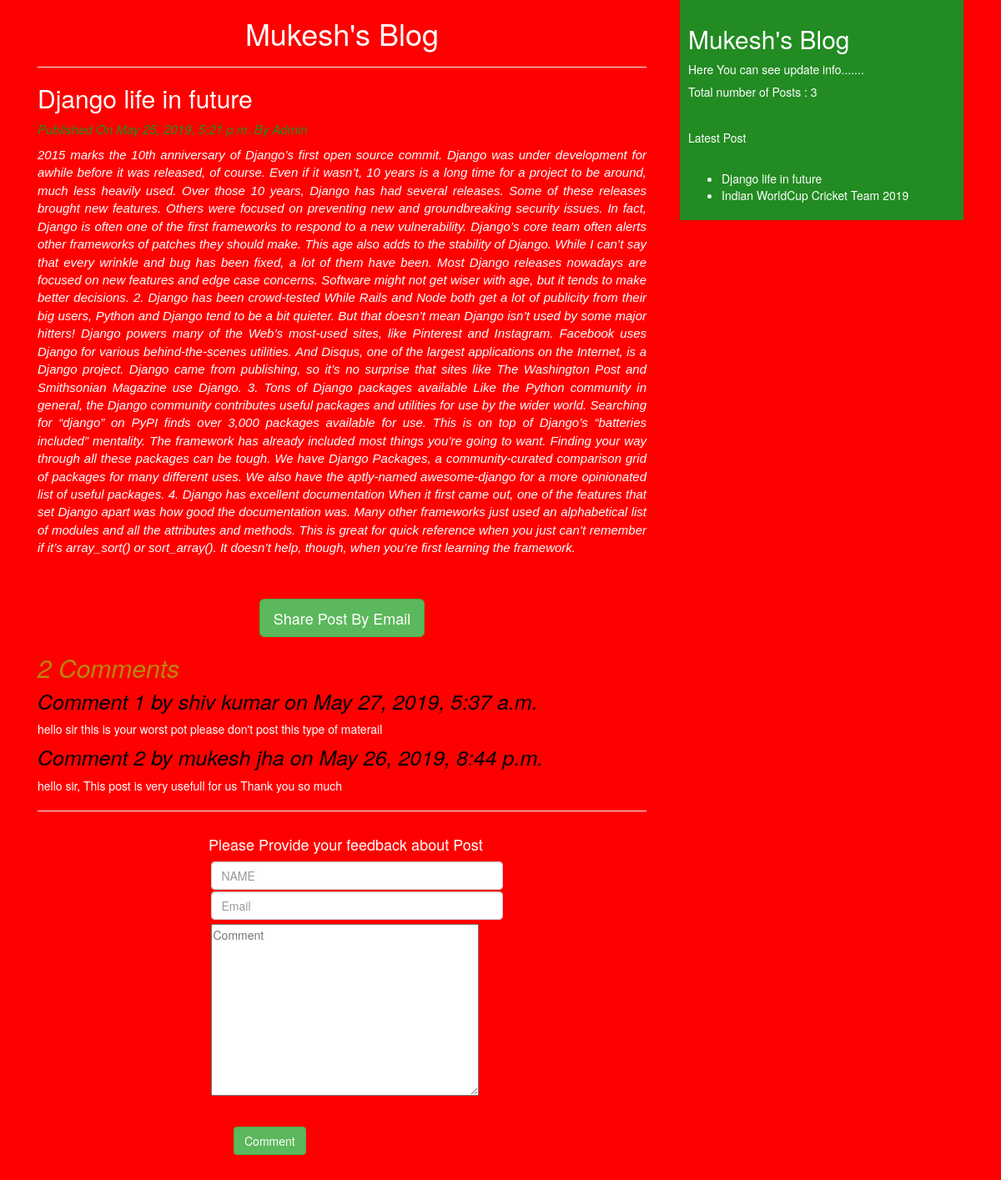
Screenshot of /2019/5/25/django-life-future/ with the database file from the repository.
### blog/models.py (models this page shows, shortened)
class Post(models.Model):
    STATUS_CHOICE= (('draft','draft'),('published','published'))
    title= models.CharField(max_length=300)
    slug= models.SlugField(max_length=300,unique_for_date='publish')
    auther = models.ForeignKey(User,related_name='blog_posts', on_delete=models.CASCADE,)
    body = models.TextField()
    publish= models.DateTimeField(default=timezone.now)
    created= models.DateTimeField(auto_now_add=True)
    updated= models.DateTimeField(auto_now=True)
    status =models.CharField(max_length=12,choices=STATUS_CHOICE,default='draft')
    objects=CustomManager()
    tags=TaggableManager()
    class Meta:
        ordering = ('-publish',)
    def get_absolute_url(self):
        return reverse('post',args=[self.publish.year,self.publish.month,self.publish.day,self.slug,])

class Comment(models.Model):
    post=models.ForeignKey(Post,related_name='comment', on_delete=models.CASCADE)
    name=models.CharField(max_length=50)
    email=models.EmailField()
    body=models.TextField()
    created=models.DateTimeField(auto_now_add=True)
    updated=models.DateTimeField(auto_now=True)
    active=models.BooleanField(default=True)
    class Meta:
        ordering=('-created',)

### blog/views.py (the view)
# urls.py: path("<int:year>/<int:month>/<int:day>/<slug:post>/", views.post_detail_view,name='post'),
def post_detail_view(request,post,year,month,day):
    post=get_object_or_404(Post,slug=post,publish__year=year,publish__month=month,publish__day=day,status='published')
    comment=post.comment.filter(active=True)
    csubmit=False
    if request.method=="POST":
        form = CommentForm(request.POST)
        if form.is_valid():
            new_comment=form.save(commit=False)
            new_comment.post=post
            new_comment.save()
            csubmit=True
    else:
        form=CommentForm()
    return render(request,'blog/post_detail.html',{'post':post,'form':form,'csubmit':csubmit,'comment':comment})

### blog/forms.py
class CommentForm(forms.ModelForm):
    name = forms.CharField(widget=forms.TextInput(attrs={'class': 'form-control m-1', 'placeholder': 'NAME'}))
    email = forms.EmailField(widget=forms.EmailInput(attrs={'class': 'form-control m-1', 'placeholder': 'Email'}))
    body = forms.CharField(required=False ,widget=forms.Textarea(attrs={'class': 'form_control m-1', 'placeholder': 'Comment'}))
    class Meta:
        model=Comment
        fields=['name','email','body']

### blog/models.py (called while the page is built)
    def get_queryset(self):
        return super().get_queryset().filter(status='published')

### blog/templatetags/blog_tags.py (called while the page is built)
@register.simple_tag()
def total_post():
    return Post.objects.count()

@register.inclusion_tag('blog/latest_post.html')
def show_latest_post():
    latest_post=Post.objects.order_by('-publish')[:2]
    return {'latest_post':latest_post}

### templates/blog/post_detail.html (shortened to what this page needs)
<!DOCTYPE html>
{% extends 'blog/base.html' %}
{% block body_content %}
    <h1>Mukesh's Blog</h1><hr>
        <h2>{{ post.title }}</h2>
        <p id="date">Published On    {{ post.publish }} By {{ post.auther|title }}</p>
        <p id="body">{{ post.body }}</p><br><br>
    <div align="center">
      <a href="/{{ post.id }}/share/" class="btn btn-success btn-lg">Share Post By Email</a>
    </div>
    {% with comment.count as comment_count %}
        <h2 id="c1">{{ comment_count }} Comment{{ comment_count|pluralize }}</h2>
    {% endwith %}
    {% if comment %}
        {% for count in comment %}
            <h4 class="comment_header">Comment  {{ forloop.counter }}  by {{ count.name }} on {{ count.created}}</h4>
            <div id="comment-body">
                {{ count.body }}
            </div>
        {% endfor %}
        {% else %}
        <h4>There is no Comment Yet</h4>
    {% endif %}<hr>
    {% if csubmit %}
        <h4>Comment Submitted </h4>
        {% else %}
        <div class="container">
            <div class="row">
                <div class="col-md-2"></div>
                <div class="col-md-4">
                        <h4>Please Provide your feedback about Post</h4>
                       <form method="post">
                             {{ form.name }}
                             {{ form.email }}
                             {{ form.body}}
                             <input type="submit" value="Comment" class="btn btn-success m-5">
                        </form>
                </div>
                <div class="col-md-6"></div>
            </div>
        </div>
    {% endif %}
{% endblock %}

### templates/blog/latest_post.html
<ul>
    {% for post in latest_post %}
        <li>
          <a href="{{ post.get_absolute_url }}" >{{ post.title }}</a>
        </li>
    {% endfor %}
</ul>

### static/css/blog.css (style rules this page uses)
body { background-color: red; }
h1 { text-align: center; }
#date { color: forestgreen; font-size: 15px; font-style: oblique; font: bold; }
#body { font-family: 'Lucida Grande', 'Lucida Sans Unicode', 'Geneva', 'Verdana', sans-serif; font-style: oblique; font-size: 15px; text-align: justify; }
.comment_header { font-size: 25px; color: black; font-style: oblique; font: bold; }
#c1 { font-size: 30px; font-style: italic; color: darkgoldenrod; font: bold; }
li,a { text-decoration:none; color: white; }

### rows the page displays
Post: title "Django life in future", publish "May 25, 2019, 5:21 p.m.", auther "Admin", body "2015 marks the 10th anniversary of Django’s first open source commit. Django was under development for awhile before it was released, of course. Even if it wasn’t, 10 years is a long time for a project to be around, much less heavily used. Over those 10 years, Django has had several releases. Some of these releases brought new features. Others were focused on preventing new and groundbreaking security issues. In fact, Django is often one of the first frameworks to respond to a new vulnerability. Django’s core team often alerts other frameworks of patches they should make. This age also adds to the stability of Django. While I can’t say that every wrinkle and bug has been fixed, a lot of…"
Comment: name "shiv kumar", created "May 27, 2019, 5:37 a.m.", body "hello sir this is your worst pot please don't post this type of materail"
Comment: name "mukesh jha", created "May 26, 2019, 8:44 p.m.", body "hello sir, This post is very usefull for us Thank you so much"
Post: title "Indian WorldCup Cricket Team 2019"

### other values shown
{{ comment_count }} "2"
